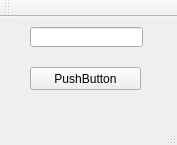
<?xml version="1.0" encoding="UTF-8"?>
<ui version="4.0">
 <class>testservrClass</class>
 <widget class="QMainWindow" name="testservrClass">
  <property name="geometry">
   <rect>
    <x>0</x>
    <y>0</y>
    <width>177</width>
    <height>145</height>
   </rect>
  </property>
  <property name="windowTitle">
   <string>testservr</string>
  </property>
  <widget class="QWidget" name="centralWidget">
   <widget class="QLineEdit" name="lineEdit">
    <property name="geometry">
     <rect>
      <x>30</x>
      <y>10</y>
      <width>113</width>
      <height>20</height>
     </rect>
    </property>
   </widget>
   <widget class="QPushButton" name="pushButton">
    <property name="geometry">
     <rect>
      <x>30</x>
      <y>50</y>
      <width>111</width>
      <height>23</height>
     </rect>
    </property>
    <property name="text">
     <string>PushButton</string>
    </property>
   </widget>
  </widget>
  <widget class="QMenuBar" name="menuBar">
   <property name="geometry">
    <rect>
     <x>0</x>
     <y>0</y>
     <width>177</width>
     <height>23</height>
    </rect>
   </property>
  </widget>
  <widget class="QToolBar" name="mainToolBar">
   <attribute name="toolBarArea">
    <enum>TopToolBarArea</enum>
   </attribute>
   <attribute name="toolBarBreak">
    <bool>false</bool>
   </attribute>
  </widget>
  <widget class="QStatusBar" name="statusBar"/>
 </widget>
 <layoutdefault spacing="6" margin="11"/>
 <resources>
  <include location="testservr.qrc"/>
 </resources>
 <connections/>
</ui>
